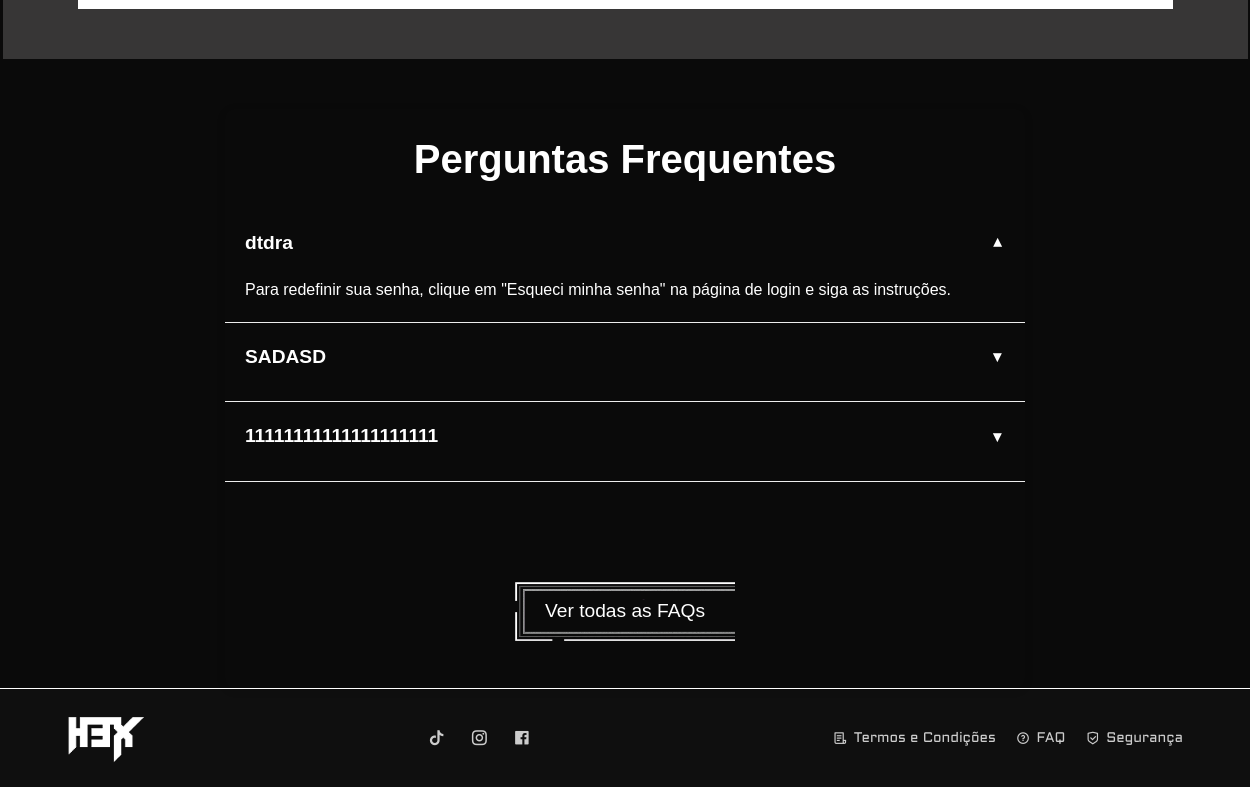
The app's page /H3X/contactos.php (lower part), older data.
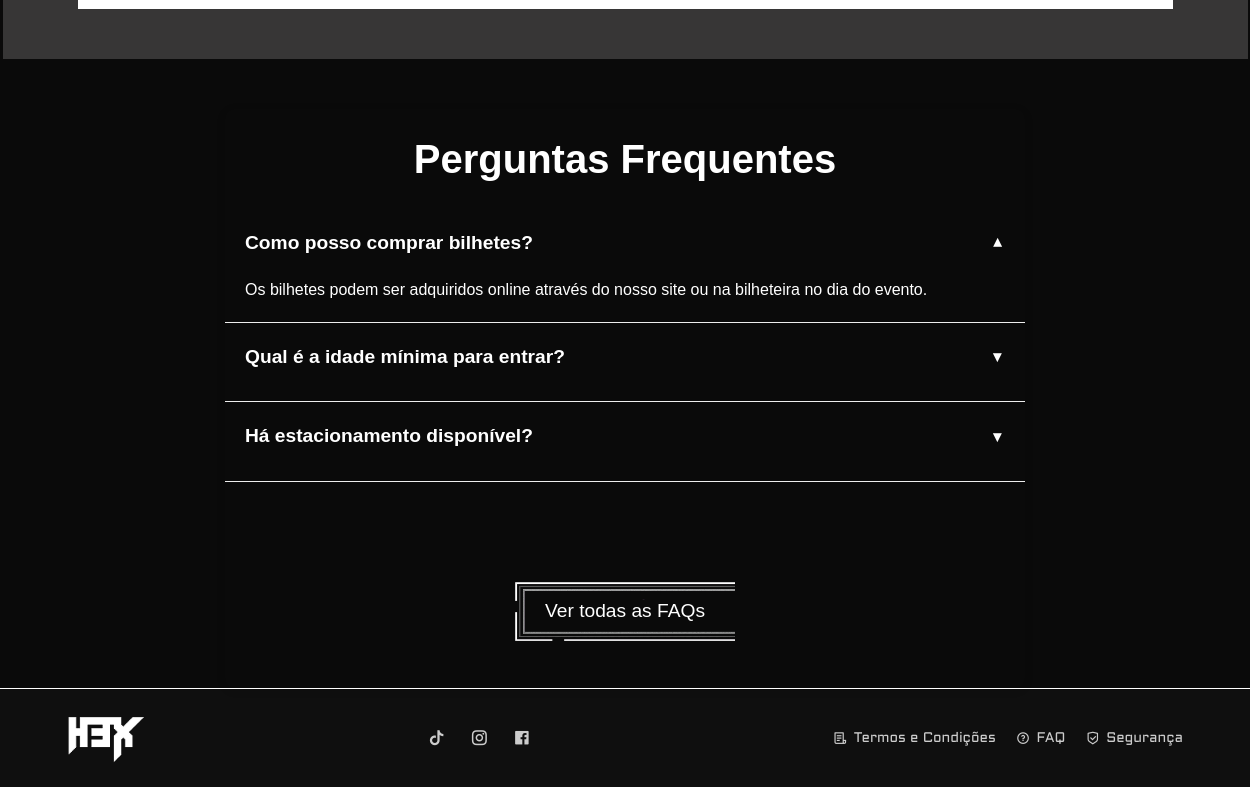
The same page, newer data.
### tables this page shows
CREATE TABLE IF NOT EXISTS `faq` (
  `id` int NOT NULL AUTO_INCREMENT,
  `titulo` varchar(150) DEFAULT NULL,
  `resposta` text,
  PRIMARY KEY (`id`)
);

### H3X/contactos.php (the view, shortened to what this page needs)
<?php
require_once 'db_config.php';
?>
<!DOCTYPE html>
<html lang="pt">
<head>
  <?php include 'partials/head.php'; ?>
  <link rel="stylesheet" href="css/faq.css">
  <link rel="stylesheet" href="css/contato.css">
</head>
<body>
  <div class="mapa_container"
>
    <div class="mapa_discoteca">
      <div class="mapa_escuro">
      </div>
    </div>
  </div>
  <div class="contain">
  <section class="faq-container">
    <div class="faq-header">Perguntas Frequentes</div>
    <?php
    $sql = "SELECT * FROM faq ORDER BY id LIMIT 3";
    $result = $conn->query($sql);
    if ($result && $result->num_rows > 0) {
        $first = true;
        while ($faq = $result->fetch_assoc()) {
            echo '<div class="faq-item' . ($first ? ' active' : '') . '">';
            echo '<div class="faq-question">' . htmlspecialchars($faq['titulo']) . '</div>';
            echo '<div class="faq-answer">' . htmlspecialchars($faq['resposta']) . '</div>';
            echo '</div>';
            $first = false;
        }
        echo '<div class="faq-spacer"></div>';
    } else {
        echo '<div class="faq-item">';
        echo '<div class="faq-question">FAQ vazio</div>';
        echo '<div class="faq-answer">Nenhuma pergunta frequente encontrada.</div>';
        echo '</div>';
    }
    ?>
    <div style="text-align: center; padding: 20px;">
      <a href="faq.php" class="botao-faqs">Ver todas as FAQs</a>
    </div>
  </section>
</div>
  <?php include 'partials/footer.php'; ?>
</body>
</html>

### H3X/partials/head.php (shortened to what this page needs)
<link rel="stylesheet" href="css/normalize.css">
<link rel="stylesheet" href="css/utils.css">
<link href="https://cdn.jsdelivr.net/npm/bootstrap@5.3.3/dist/css/bootstrap.min.css" rel="stylesheet">
<link href="https://cdn.jsdelivr.net/npm/remixicon@4.5.0/fonts/remixicon.css" rel="stylesheet">
<link href="https://cdn.jsdelivr.net/npm/bootstrap-icons@1.10.5/font/bootstrap-icons.css" rel="stylesheet">

### H3X/partials/footer.php (shortened to what this page needs)
<footer>
  <div class="container">
    <div class="d-flex justify-content-between align-items-center flex-wrap footer-row">
      <div class="footer-left mb-3 mb-md-0">
        <a href="index.php">
          <img src="img/logo.png" alt="Logo H3X" class="footer-logo">
        </a>
      </div>
      <div class="social-icons mb-3 mb-md-0">
        <a href="#"><i class="ri-tiktok-fill"></i></a>
        <a href="#"><i class="ri-instagram-line"></i></a>
        <a href="#"><i class="ri-facebook-box-fill"></i></a>
      </div>
      <div class="d-flex footer-links">
        <a href="termos.php"><i class="ri-file-list-3-line"></i>Termos e Condições</a>
        <a href="faq.php"><i class="ri-question-line"></i>FAQ</a>
        <a href="seguranca.php"><i class="ri-shield-check-line"></i>Segurança</a>
      </div>
    </div>
  </div>
</footer>

### H3X/css/utils.css (style rules this page uses)
body { background-image: url(../img/background.png); color: white; margin: 0; padding: 0; }
html, body { height: 100%; }
footer { background-color: #111111bb; color: #ccc; padding: 24px 0; font-size: 14px; border-top: 1px solid #ffffff; }
.footer-logo { height: 50px; }
.footer-row { display: flex; justify-content: space-between; align-items: center; flex-wrap: wrap; }
.social-icons a { color: #ccc; font-size: 18px; margin: 0 10px; text-decoration: none; transition: color 0.3s; }
.footer-links { display: flex; flex-wrap: wrap; justify-content: flex-end; }
.footer-links a { color: #ccc; text-decoration: none; margin-left: 20px; font-family: Aldrich, sans-serif; display: inline-flex; align-items: center; transition: color 0.3s; white-space: nowrap; }
.footer-links a i { margin-right: 6px; }

### H3X/css/faq.css (style rules this page uses)
* { margin: 0; padding: 0; box-sizing: border-box; font-family: Arial, sans-serif; }
html { height: 100%; }
body { background-color: #f0f0f0; color: #333; min-height: 100%; display: flex; flex-direction: column; }
.contain { display: flex; width: 100%; justify-content: center; flex-grow: 1; }
.faq-container { max-width: 800px; border-radius: 10px; box-shadow: 0 2px 10px rgba(0, 0, 0, 0.1); overflow: hidden; margin-top: 50px; width: 100%; }
.faq-header { color: white; padding: 20px; text-align: center; font-size: 2.5em; font-weight: bold; }
.faq-item { padding: 20px; cursor: pointer; border-bottom: 1px solid #eee; }
.faq-item { border-top: none ; }
.faq-question { font-weight: bold; font-size: 1.2em; margin-bottom: 10px; color: white; display: flex; justify-content: space-between; align-items: center; }
.faq-spacer { height: 60px; }
.faq-question::after { content: "▼"; font-size: 0.8em; transition: 0.3s ease; }
.faq-item.active .faq-question::after { transform: rotate(180deg); }
.faq-answer { color: #ffffff; line-height: 1.5; max-height: 0; overflow: hidden; transition: 0.3s ease; }
.faq-item.active .faq-answer { max-height: 200px; padding-top: 10px; }

### H3X/css/contato.css (style rules this page uses)
body { color: #fff; font-family: 'Aldrich', sans-serif; margin: 0; padding: 0; background-color: #0a0a0a; }
.mapa_container { display: flex; justify-content: center; }
.mapa_discoteca { padding: 50px 0; width: 1245px; background-color: #64626281; }
.mapa_escuro { margin-top:50px; margin-left:75px; margin-right:75px; height: 470px; border: 10px solid white; }
.botao-faqs { display: inline-block; padding: 15px 30px; background-image: url('../img/caixabranca.png'); background-size: cover; color: white; text-decoration: none; font-family: 'Laceration', sans-serif; font-size: 1.2rem; text-align: center; border: none; cursor: pointer; transition: transform 0.3s ease; position: relative; overflow: hidden; margin: 20px 0; }

Row changes from the older to the newer data that the page shows:
removed faq: titulo "dtdra", resposta "Para redefinir sua senha, clique em \"Esqueci minha senha\" na página de login e siga as instruções."
removed faq: titulo "SADASD"
removed faq: titulo "11111111111111111111"
added faq: titulo "Como posso comprar bilhetes?", resposta "Os bilhetes podem ser adquiridos online através do nosso site ou na bilheteira no dia do evento."
added faq: titulo "Qual é a idade mínima para entrar?"
added faq: titulo "Há estacionamento disponível?"
